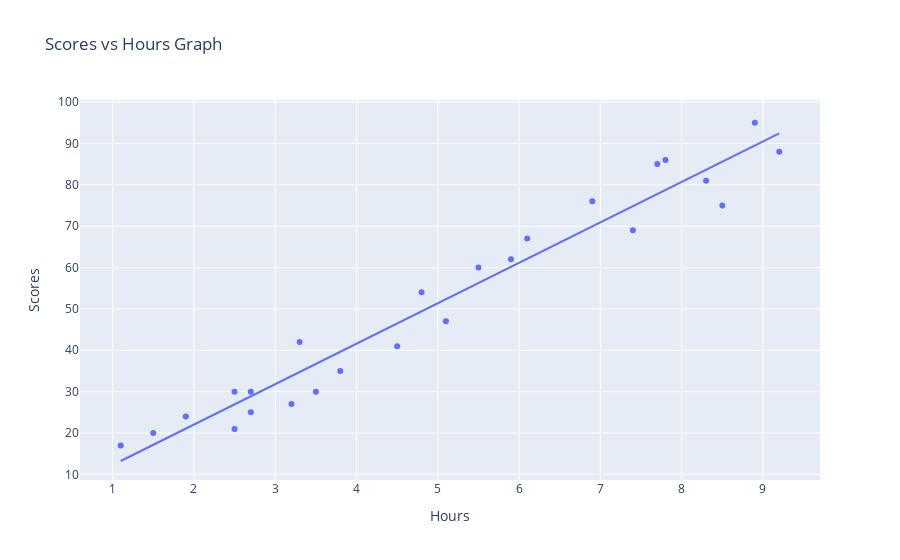

Notebook cell for this chart:
### Code cell
import plotly.express as px
fig = px.scatter(data,x=data["Hours"],y=data["Scores"],labels={'x':'Hours','y':'Scores'},title="Scores vs Hours Graph",trendline='ols')
fig.show()

### Figure 1 — Plotly figure (JSON) as saved in the notebook; plotly's stock layout.template omitted (floating-point values rounded to 4 significant figures)
{"data": [{"hovertemplate": "Hours=%{x}<br>Scores=%{y}<extra></extra>", "legendgroup": "", "marker": {"color": "#636efa", "symbol": "circle"}, "mode": "markers", "name": "", "orientation": "v", "showlegend": false, "type": "scatter", "x": [2.5, 5.1, 3.2, 8.5, 3.5, 1.5, 9.2, 5.5, 8.3, 2.7, 7.7, 5.9, 4.5, 3.3, 1.1, 8.9, 2.5, 1.9, 6.1, 7.4, 2.7, 4.8, 3.8, 6.9, 7.8], "xaxis": "x", "y": [21, 47, 27, 75, 30, 20, 88, 60, 81, 25, 85, 62, 41, 42, 17, 95, 30, 24, 67, 69, 30, 54, 35, 76, 86], "yaxis": "y"}, {"hovertemplate": "<b>OLS trendline</b><br>Scores = 9.7758 * Hours + 2.48367<br>R<sup>2</sup>=0.952948<br><br>Hours=%{x}<br>Scores=%{y} <b>(trend)</b><extra></extra>", "legendgroup": "", "marker": {"color": "#636efa", "symbol": "circle"}, "mode": "lines", "name": "", "showlegend": false, "type": "scatter", "x": [1.1, 1.5, 1.9, 2.5, 2.5, 2.7, 2.7, 3.2, 3.3, 3.5, 3.8, 4.5, 4.8, 5.1, 5.5, 5.9, 6.1, 6.9, 7.4, 7.7, 7.8, 8.3, 8.5, 8.9, 9.2], "xaxis": "x", "y": [13.24, 17.15, 21.06, 26.92, 26.92, 28.88, 28.88, 33.77, 34.74, 36.7, 39.63, 46.47, 49.41, 52.34, 56.25, 60.16, 62.12, 69.94, 74.82, 77.76, 78.73, 83.62, 85.58, 89.49, 92.42], "yaxis": "y"}], "layout": {"legend": {"tracegroupgap": 0}, "title": {"text": "Scores vs Hours Graph"}, "xaxis": {"anchor": "y", "domain": [0, 1], "title": {"text": "Hours"}}, "yaxis": {"anchor": "x", "domain": [0, 1], "title": {"text": "Scores"}}}}
